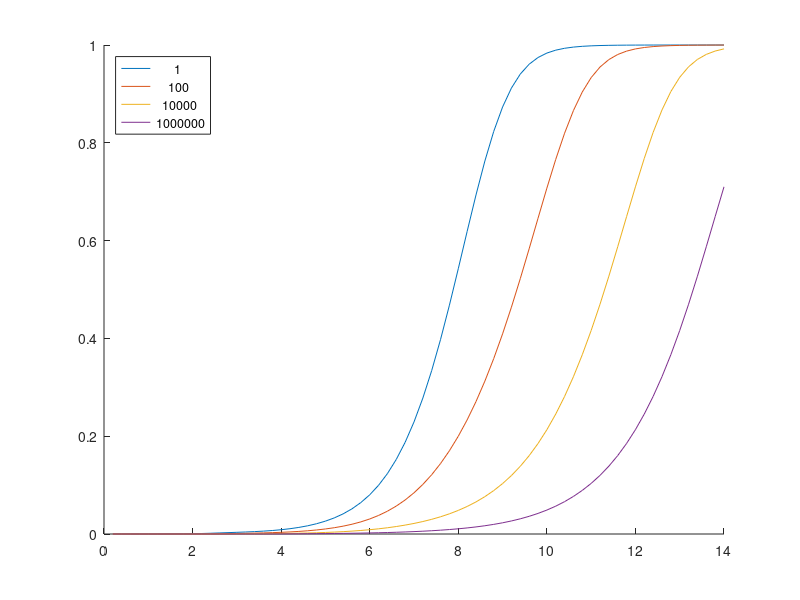

The MATLAB source for this figure:

clear all;

global bet_a
global kd
global ka
global rho_h_bulk
global rho_a_bulk    
global rho_o
global psi
global f_A
global f_ha
global f_hap
 

rho_o = 0.90 ;  % monomer concentration in film (M); ~ 1
vpair = 1.0 ;   % CHECKEAR
Temp=298;       % ------ K ------%
bet_a=96485/(Temp*8.3144);		% |e|/kT in V^-1

phmax=70;
paso=0.2;
kdleg=0;
for kdexp=1:1:4
  kd=10^((kdexp-1)*2);
  kdleg(kdexp)=10^((kdexp-1)*2);
  
  i=0;
  for iph=1:1:phmax
    ph=iph*paso;
    rho_h_bulk=10^(-ph);	
    rho_a_bulk=10^(-ph);
    rho_c_bulk=10^(-3);
    ka=10^(-5);		
    f_A = 0.5;		 %% initial conditions for solver
    psi = 0;		   %% initial conditions for solver
                   %lbounds = [0 -inf];	 %% bounds of  f_A and psi
                   %ubounds = [1 inf]; 	 %% bounds of  f_A and psi
    Xo=[f_A,psi];	 %% CONDICIONES INICIALES PARA EL FSOLV Xo=[f_a,ps_i]%   
                   %options = optimset('Tolfun', 1E-12, 'TolX', 1e-12, 'MaxFunEvals', 10000);
                   % Func = @(X) [X(1)*(1+rho_h_bulk*(exp(-bet_a*X(2)))/ka)+(kd/ka)*rho_o*X(1)*rho_h_bulk*(exp(-bet_a*X(2)))*(X(1)+X(1)*rho_h_bulk*(exp(-bet_a*X(2)))/ka)-1;rho_a_bulk*exp(bet_a*X(2))+rho_o*X(1)-rho_h_bulk*exp(-bet_a*X(2))];
                   %  Func_corr = @(X) [rho_o*vpair*X(1)*X(1)*(1+rho_h_bulk*(exp(-bet_a*X(2)))/ka)*rho_h_bulk*(exp(-bet_a*X(2)))-ka*kd*(1-X(1)-X(1)*rho_h_bulk*(exp(-bet_a*X(2)))/ka);rho_a_bulk*exp(bet_a*X(2))+rho_o*X(1)-rho_h_bulk*exp(-bet_a*X(2))-rho_c_bulk*exp(-bet_a*X(2))];
    Func_corr = @(X) [X(1)*(1+rho_h_bulk*(exp(-bet_a*X(2)))/ka)+X(1)*X(1)*(kd*vpair*rho_o/ka)*rho_h_bulk*(exp(-bet_a*X(2)))*(1+rho_h_bulk*(exp(-bet_a*X(2)))/ka)-1;rho_a_bulk*exp(bet_a*X(2))+rho_o*X(1)-rho_h_bulk*exp(-bet_a*X(2))-rho_c_bulk*exp(-bet_a*X(2))];
                   %[X resnorm] = lsqnonlin(@myfun,Xo,lbounds,ubounds, options);
    [X,fval,info] = fsolve(Func_corr,Xo);  %INFO == 1 ==> CONVERGE;
    if (info==1)
      %myfun(X);     
      %resnorm;	
      psi = X(2);
      f_A = X(1);
                  %f_ha = f_A*rho_h_bulk*(exp(-bet_a*psi))/ka;
                  %f_hap =1-f_A-f_ha;
      ph_a(iph)=ph;
      m(iph,kdexp)=[X(1)];  % to plot f_A vs ph
                  %n(iph,kdexp)=[f_ha];  % to plot f_ha vs ph
                  %o(iph,kdexp)=[f_hap];  % to plot f_hap vs ph
      check(iph,kdexp)=[sqrt(Func_corr(X)(1)^2+Func_corr(X)(2)^2 )] ;
      r(iph,kdexp)=[X(2)];  % to plot  psi vs ph
                  %fprintf(fid, '%f \t %f\n', m(1),m(2) );		
                    
    else
      [X,fval,info] = fsolve(Func_corr,X);
      [X,fval,info] = fsolve(Func_corr,X);
      [X,fval,info] = fsolve(Func_corr,X);
      [X,fval,info] = fsolve(Func_corr,X);
      %ch2=info;
      psi = X(2);
      f_A = X(1);
      f_ha = f_A*rho_h_bulk*(exp(-bet_a*psi))/ka;
      f_hap =1-f_A-f_ha;
      ph_a(iph)=ph;
      m(iph,kdexp)=[X(1)];  % to plot f_A vs ph
                   %n(iph,kdexp)=[f_ha];  % to plot f_ha vs ph
                   %o(iph,kdexp)=[f_hap];  % to plot f_hap vs ph
      check(iph,kdexp)=[sqrt(Func_corr(X)(1)^2+Func_corr(X)(2)^2 )] ;
      r(iph,kdexp)=[X(2)];  % to plot  psi vs ph
     end
     
  end
  calc_fa_05=min (abs(m(:,kdexp)-0.5))
  figure (1)
  hold all;
  h=plot (ph_a(1,:),m(:,kdexp)');
  legend (cellstr (num2str (kdleg')), "location", "northwest");hold on;
  %plot (ph_a(1,:),n(:,kdexp)',";f_{ha};")
  %plot (ph_a(1,:),o(:,kdexp)',";f_{hap};")
  %plot (ph_a(1,:),check(:,kdexp)',";check;")
  %plot (ph_a(1,:),0.5,"color", "m")
  hold all;
end


    %clear all
    %fid = fopen('fa_ph.txt',"w");%aca no se si va w o s o sino va nada 
     %for kdexp=0:1:10
     %i=0;
     % for ph=0:paso:phmax
     %   i=i+1;
     %   fprintf(fid, '%f \t %f\n', ph,m(kdexp*(phmax/paso+1)+i) );
     % end
     %end
    %fclose(fid);

    %fide = fopen('psi_ph.txt',"w");%aca no se si va w o s o sino va nada 
     %for kdexp=0:1:10
     %i=0;
     % for ph=0:paso:phmax
      %  i=i+1;
       % fprintf(fide, '%f \t %f\n', ph,r(kdexp*(phmax/paso+1)+i) );
      %end
     %end
    %fclose(fide);

    %fidch = fopen('check_ph.txt',"w");%aca no se si va w o s o sino va nada 
    % for kdexp=0:1:10
    % i=0;
    %  for ph=0:paso:phmax
     %   i=i+1;
     %   fprintf(fidch, '%f \t %f\n', ph,check(kdexp*(phmax/paso+1)+i) );
     % end
     %end
    %fclose(fidch);

    %%------------------funciones para fsolve--------------------%%%
    %function  F = myfun(X)
        
    %global bet_a
    %global kd
    %global ka
    %global rho_h_bulk
    %global rho_a_bulk    
    %global rho_o

    %X;

    %F(1) = X(1)*(1+rho_h_bulk*(exp(-bet_a*X(2)))/ka)+(kd/ka)*rho_o*X(1)*rho_h_bulk*(exp(-bet_a*X(2)))*(X(1)+X(1)*rho_h_bulk*(exp(-bet_a*X(2)))/ka)-1;
    %F(2) = rho_a_bulk*exp(bet_a*X(2))+rho_o*X(1)-rho_h_bulk*exp(-bet_a*X(2));

    %end 
